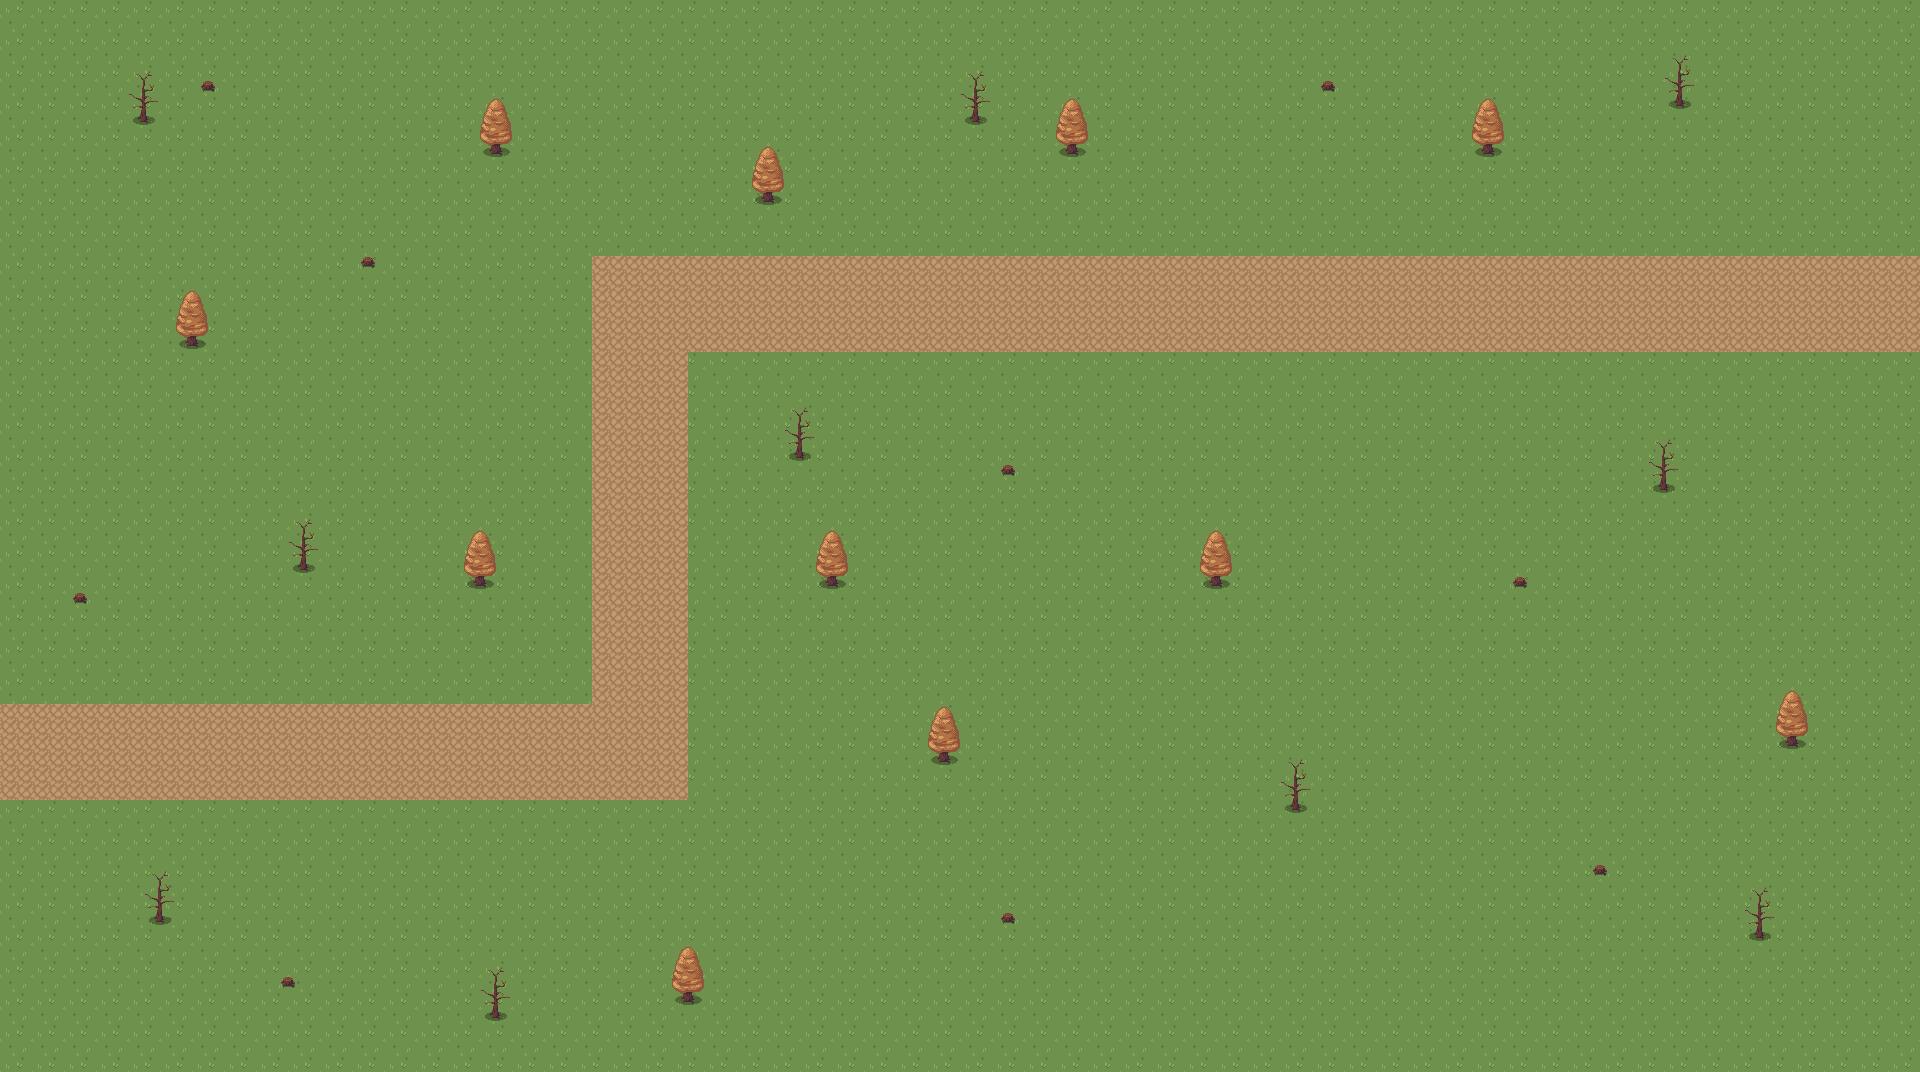

Below is a game level as drawn by its tile map, then a one-line description and the .tmx that defines it (tile-layer data replaced by summaries):
An orthogonal 120x67 tile map with 16x16 px tiles, 2 tile layers (Kachelebene 2, Kachelebene 1).

<map version="1.2" tiledversion="1.3.4" orientation="orthogonal" renderorder="right-down" width="120" height="67" tilewidth="16" tileheight="16" infinite="0" nextlayerid="4" nextobjectid="1">
 <tileset firstgid="1" source="Autumn Tileset.tsx" />
 <layer id="3" name="Kachelebene 2" width="120" height="67">
  <data>[8040 cells, 8040 non-empty, 5 distinct tile ids]</data>
 </layer>
 <layer id="1" name="Kachelebene 1" width="120" height="67">
  <data>[8040 cells, 204 non-empty, 20 distinct tile ids]</data>
 </layer>
</map>
